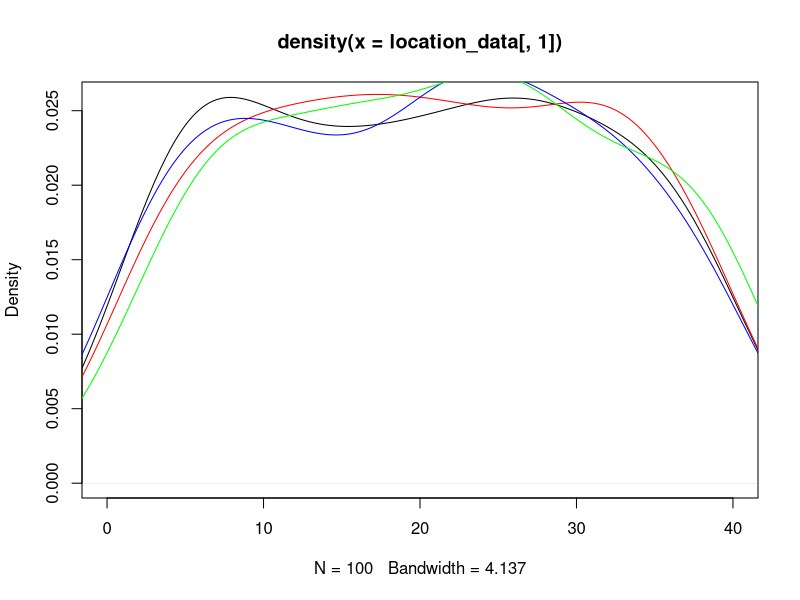
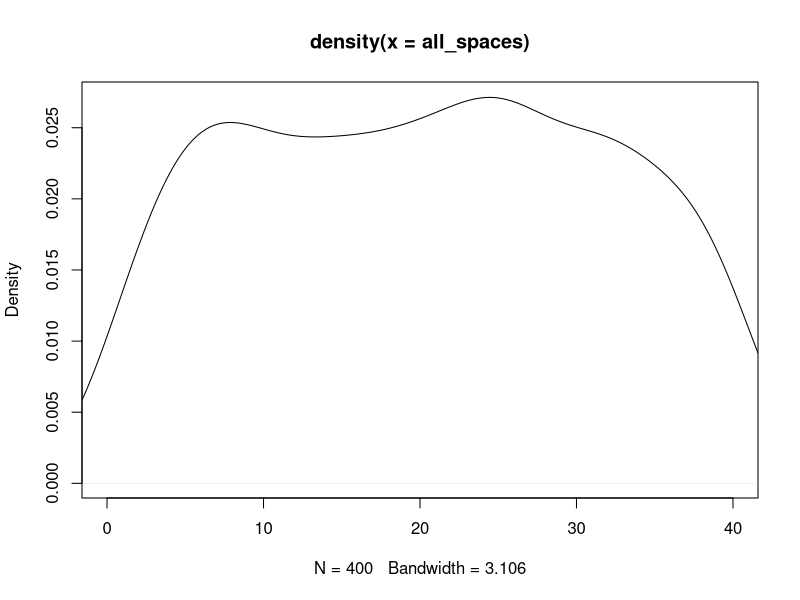
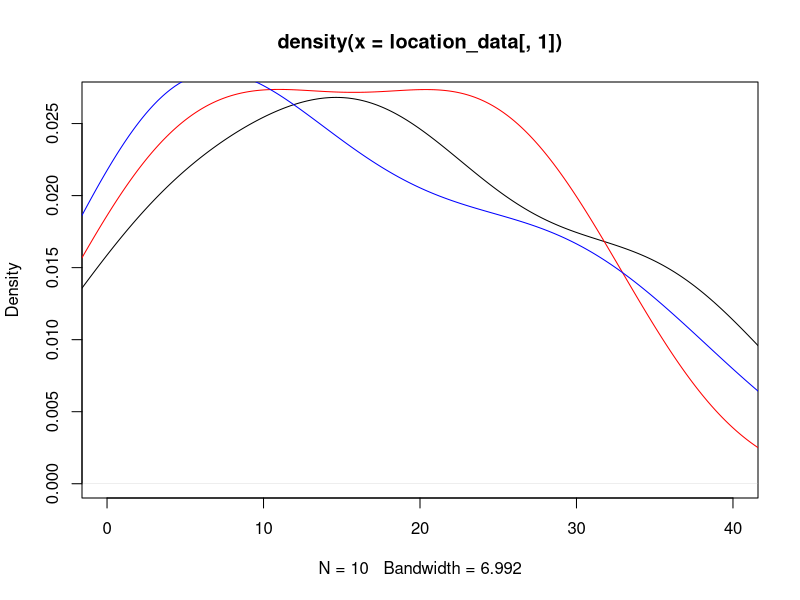
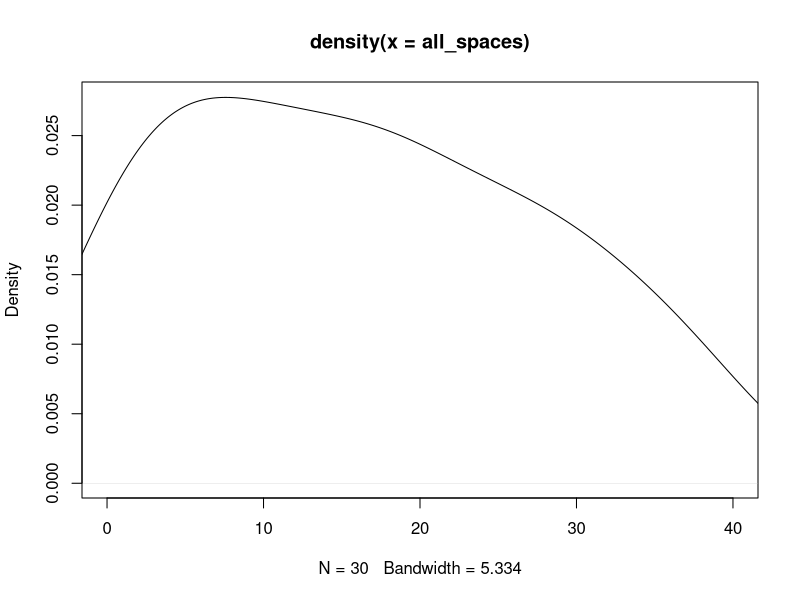

These figures' R source, in order: (Note: this script raises an error after producing the figures.)
## ---- chunk 1
knitr::opts_chunk$set(echo = TRUE)
## ---- chunk 2
#libraries
library(dplyr)
library(ggplot2)
## ---- chunk 3
#Kayleigh
##LET'S GET MOVING

monopolyBoard <- read.csv("MonopolyBoard.csv", header = T)
monopolyBoard

# Using dice rolls to determine where a player will land on the board
#input: "location"; a number 1-40; where the player is on the board
#output: the amount of spaces the player will move until they are on their new location

#note that this is only accounting for standard dice rolls, no special rules yet...

lets_move = function(location) {
  dice_roll_1 <- sample(1:6, 1, replace = TRUE)
  dice_roll_2 <- sample(1:6, 1, replace = TRUE)
  
  roll_total <- sum(dice_roll_1, dice_roll_2)
  roll_double <- dice_roll_1 == dice_roll_2
  
    location = location + roll_total
    
  if (location <= 40) {
    location = location
  } else {
    location = location - 40
  }
  
  space = monopolyBoard$name[monopolyBoard$spaces == location]
  
  print("You're moving forward...")
  print(roll_total)
  
  print("You're on space...")
  print(location)
  
  #print(space) #This prints out the name of the space that they land on. 
}

#testers
lets_move(1)
lets_move(25)
lets_move(38)
lets_move(40)



#A function to move players around the board and to play Monopoly!
#input: "turns"; the amount of turns we should take
#output: a player's new location on the board

lets_play = function(turns) {
  location = 1
  print("Starting Location: GO!")
  for (i in 1:turns) {
    location = lets_move(location)
  }
  print("You've landed on...")
  return(location)
}



lets_play(10) #tester #in this example if you look at a reference monopoly board and "walk" your way around the board with each move being the number in each output, you'll land on the space on the board corresponding to the final output (when counting "GO" as 1 and/or 40) 

#testers 
#"lets_move" and "lets_play" have both been edited to print out phrases for each roll and move to make it easier to determine how the player is moving. 
#"You're moving forward..." gives the player's roll
#"You're on space..." is the players position after 1 turn/"lets_move"
  # Later try to switch this print statement to the name of the spot that the player is on 
#"You've landed on..." gives the final location after running "lets_play" for "x" turns.
  # Later try to switch this print statement to the name of the spot that the player is on 

lets_play(3)
lets_play(10)

## ---- chunk 4
##DOUBLE DOWN

##WORK IN PROGRESS

#A function using dice rolls to determine how many spaces a player will move with the additional rules for "doubles" in Monopoly
#input: "location"; a number 1-40 where the player is on the board
#outut: the number of spaces the player will move on the board, with the special case of rolling three "doubles" and landing in jail
double_down = function(location) {
  dice_roll_1 <- sample(1:6, 1, replace = TRUE)
  dice_roll_2 <- sample(1:6, 1, replace = TRUE)
  
  roll_total <- sum(dice_roll_1, dice_roll_2)
  roll_double <- dice_roll_1 == dice_roll_2
  
  print("roll was")
  print(roll_total)
    
  if (roll_double) {
    
    dice_roll_3 <- sample(1:6, 1, replace = TRUE)
    dice_roll_4 <- sample(1:6, 1, replace = TRUE)
    
    roll_total_2 <- sum(dice_roll_3, dice_roll_4)
    roll_double_2 <- dice_roll_3 == dice_roll_4
    
    print("roll double was")
    print(roll_total_2)

    
    if (roll_double_2) {
      dice_roll_5 <- sample(1:6, 1, replace = TRUE)
      dice_roll_6 <- sample(1:6, 1, replace = TRUE)
      
      roll_total_3 <- sum(dice_roll_5, dice_roll_6)
      roll_double_3 <- dice_roll_5 == dice_roll_6
      
      print("roll double was")
      print(roll_total_3)
      
      if (roll_double_3) {
        location = 11 #Jail
        print("doubles, doubles, doubles")
        print("You're going to JAIL!")
        
      } else {
        location = location + roll_total + roll_total_2 + roll_total_3
        print("doubles, doubles, not doubles")
        print("You're moving forward...")
        print(roll_total + roll_total_2 + roll_total_3)
      }
    } else {
      location = location + roll_total + roll_total_2
      print("doubles, not doubles")
      print("You're moving forward...")
      print(roll_total+roll_total_2)
    }
  } else {
    location = location + roll_total
    print("no doubles")
    print("You're moving forward...")
    print(roll_total)
  }

    
  if (location <= 40) {
    location = location
  } else {
    location = location - 40
  }

  
  print("You're on space...")
  print(location)
}

double_down(1)
#text out in the function is kinda funky right but it's just to make sure its working right
#In final version switch all dice rolls to sample(1:6,...)

## ---- chunk 5
##CHANCE AND COMMUNITY CHEST CARDS
Card_Numbers <- c(1, 2, 3, 4, 5, 6, 7, 8, 9, 10, 11, 12, 13, 14, 15, 16)

Chance_Cards <- c("Advance to Boardwalk", "Advance to Go (Collect $200)", "Advance to Illinois Avenue. If you pass Go, collect $200", "Advance to St. Charles Place. If you pass Go, collect $200", "Advance to the nearest Railroad. If unowned, you may buy it from the Bank. If owned, pay owner twice the rental to which they are otherwise entitled", "Advance to the nearest Railroad. If unowned, you may buy it from the Bank. If owned, pay owner twice the rental to which they are otherwise entitled", "Advance token to nearest Utility. If unowned, you may buy it from the Bank. If owned, throw dice and pay owner a total ten times amount thrown", "Bank pays you dividend of $50", "Get Out of Jail Free", "Go Back 3 Spaces", "Go to Jail. Go directly to Jail, do not pass Go, do not collect $200", "Make general repairs on all your property. For each house pay $25. For each hotel pay $100", "Speeding fine $15", "Take a trip to Reading Railroad. If you pass Go, collect $200", "You have been elected Chairman of the Board. Pay each player $50", "Your building loan matures. Collect $150")

Chance <- data.frame(Chance_Cards, Card_Numbers)
Chance
##Chance cards to move a player to a new space:
  #1 -> Advance to Boardwalk (space 40)
  #2 -> Advance to Go (space 1)
  #3 -> Advance to Illinois Avenue (space 25)
  #4 -> Advance to St. Charles Place (space 12)
  #5 -> Advance to nearest Railroad (space(s) 6, 16, 26, 36)
  #6 -> Advance to nearest Railraod (space(s) 6, 16, 26, 36)
  #7 -> Advance to nearest Utility (space(s) 13, 29)
  #11 -> Go to Jail (space 11)
  #14 -> Take a trip to Reading Railroad (space 6)

Community_Chest_Cards <- c("Advance to Go (Collect $200)", "Bank error in your favor. Collect $200", "Doctor’s fee. Pay $50", "From sale of stock you get $50", "Get Out of Jail Free", "Go to Jail. Go directly to jail, do not pass Go, do not collect $200", "Holiday fund matures. Receive $100", "Income tax refund. Collect $20", "It is your birthday. Collect $10 from every player", "Life insurance matures. Collect $100", "Pay hospital fees of $100", "Pay school fees of $50", "Receive $25 consultancy fee", "You are assessed for street repair. $40 per house. $115 per hotel", "You have won second prize in a beauty contest. Collect $10", "You inherit $100")

Community_Chest <- data.frame(Community_Chest_Cards, Card_Numbers)
Community_Chest

##Community Chest Cards that move a player to a new space:
  #1 -> Advance to GO (space 1)
  #5 -> Go to Jail (space 11)

## ---- chunk 6
# heidi

#the function "who_goes_first" simulates the initial roll before the game begins in order to determine which player goes first
# input is a number of how many players are going to be playing
# output is the value of each players roll and the player that will start the game based on who had the highest roll
who_goes_first <- function(num_players){
  initial_rolls <- c()
  for (i in 1:num_players) {
    player_i_roll <- sum(sample(1:6, 2, replace=TRUE))
    initial_rolls <- c(initial_rolls, player_i_roll) # vector of every player's roll
    print(paste("Player", i, "rolled", player_i_roll))
  }
  cat("\n")
  if(sum(initial_rolls == max(initial_rolls)) >= 2){
    while (sum(initial_rolls == max(initial_rolls)) >= 2) { # if players tied for highest number
      tied_players <- which(initial_rolls==max(initial_rolls)) # identify which players tied
      print("It's a tie! Roll again")
      cat("\n")
      tie_breaker_rolls <- c()
      for (i in tied_players) { # tied players roll again
       player_i_roll2 <- sum(sample(1:6, 2, replace=TRUE))
       tie_breaker_rolls <- c(tie_breaker_rolls, player_i_roll2)
       print(paste("Player", i, "rolled", player_i_roll2))
      }
      initial_rolls <- tie_breaker_rolls
      highest_roll <- max(tie_breaker_rolls)
      highest_player2 <- tied_players[which(tie_breaker_rolls == highest_roll)]
    }
    cat("\n")
    print(paste("Player", highest_player2, "goes first!"))
  }
  else {
    highest_player <- which.max(initial_rolls) # who rolled the highest number
    print(paste("Player", highest_player, "goes first!"))
  }
}

who_goes_first(4) # test function

## ---- chunk 7
# Olivia
# Website for data: https://stat-jet-asu.github.io/Datasets/InstructorDescriptions/monopoly.html

monopolyBoard <- read.csv("MonopolyBoard.csv", header = T)
head(monopolyBoard)

# This section is for question number 2

# Kayleigh's lets_play function from above incorporating players and density plots
# uses lets_move function from above
# input: turns, # of turns to iterate through; players, number of players (2-4)
# output: density plot with a line for each player's frequency of spaces landed on 
# & density plot for the combined frequency of spaces landed on for all players

lets_play = function(turns, players) {
  location_data <- as.data.frame(matrix(nrow = turns, ncol = players))
  
for (j in 1:players) {
  location = 1
  
  for (i in 1:turns) {
    
    location = lets_move(location)
    location_data[i,j] <- location
    }
  }
  
  # creates density plot of frequency of landing on each space for each player
  plot(density(location_data[,1]), xlim = c(0,40), col = "black")
  
  colors <- c("red", "blue", "green")
  
  for (k in 2:players) {
  lines(density(location_data[,k]), col = colors[k-1]) # adds a density line for each player after the first
  }
  
  # creates density plot for total frequency landing on each space (all players spaces included)
  all_spaces <- as.vector(as.matrix(location_data))
  plot(density(all_spaces), xlim = c(0,40), col = "black")
}
lets_play(100, 4)

## ---- chunk 8
who_goes_first2 <- function(num_players){
  initial_rolls <- c()
  for (i in 1:num_players) {
    player_i_roll <- sum(sample(1:6, 2, replace=TRUE))
    initial_rolls <- c(initial_rolls, player_i_roll) # vector of every player's roll
#    print(paste("Player", i, "rolled", player_i_roll))
  }
  cat("\n")
  if(sum(initial_rolls == max(initial_rolls)) >= 2){
    while (sum(initial_rolls == max(initial_rolls)) >= 2) { # if players tied for highest number
      tied_players <- which(initial_rolls==max(initial_rolls)) # identify which players tied
#      print("It's a tie! Roll again")
#      cat("\n")
      tie_breaker_rolls <- c()
      for (i in tied_players) { # tied players roll again
       player_i_roll2 <- sum(sample(1:6, 2, replace=TRUE))
       tie_breaker_rolls <- c(tie_breaker_rolls, player_i_roll2)
#       print(paste("Player", i, "rolled", player_i_roll2))
      }
      initial_rolls <- tie_breaker_rolls
      highest_roll <- max(tie_breaker_rolls)
      highest_player2 <- tied_players[which(tie_breaker_rolls == highest_roll)]
    }
#    cat("\n")
#    print(paste("Player", highest_player2, "goes first!"))
  }
  else {
    highest_player <- which.max(initial_rolls) # who rolled the highest number
#    print(paste("Player", highest_player, "goes first!"))
#    return(highest_player)
  
    
  # creating player order
  player_order <- length(num_players)
  player_order[1] <- as.integer(highest_player)

 for (j in 2:num_players) {
    
  player_order[j] <- as.integer(player_order[j-1] + 1)
  if (player_order[j] > num_players) {
    player_order[j] <- 1
  }
 }
  print(player_order)
  }
  
  playerlist <- (list(highest_player, player_order))
  return(playerlist)
}

#who_goes_first2(4)

## ---- chunk 9
# Question number 3 -- including jail and double rolls

lets_move2 = function(location) {
  dice_roll_1 <- sample(1:6, 1, replace = TRUE)
  dice_roll_2 <- sample(1:6, 1, replace = TRUE)
  
  roll_total <- sum(dice_roll_1, dice_roll_2)
  roll_double <- dice_roll_1 == dice_roll_2
  
    location = location + roll_total # updates location to be previous location + roll total
    double3 = "false" # double3 is assigned "true" if the player double rolls 3x (as seen in if statement below), otherwise it is assigned "false" 
    
  # first double roll -> roll again
  if (roll_double == TRUE) {
    dice_roll_3 <- sample(1:6, 1, replace = TRUE)
    dice_roll_4 <- sample(1:6, 1, replace = TRUE)
    
    roll_total2 <- sum(dice_roll_3, dice_roll_4)
    roll_double2 <- dice_roll_3 == dice_roll_4
    
    location = location + roll_total2
    double3 = "false"
    
    # if player is at a location past 40, subtract 40 so they go back to the GO space at location "41"
    # this is included in each if statement below so that it applies if player has to roll again
    if (location <= 40) {
      location = location
    } else {
      location = location - 40
    }
     
      # second double roll -> roll again
      if (roll_double2 == TRUE) {
        dice_roll_5 <- sample(1:6, 1, replace = TRUE)
        dice_roll_6 <- sample(1:6, 1, replace = TRUE)
    
        roll_total3 <- sum(dice_roll_5, dice_roll_6)
        roll_double3 <- dice_roll_5 == dice_roll_6
    
        location = location + roll_total3
        double3 = "false"
        
        if (location <= 40) {
          location = location
        } else {
          location = location - 40
        }
        
        # third double roll -> go to jail
          if (roll_double3 == TRUE) {
            location = monopolyBoard$spaces[monopolyBoard$name == "Jail"]
            double3 = "true"
          }
      }
  }  
    
  if (location <= 40) {
    location = location
  } else {
    location = location - 40
  }
  
  listdata <- (list(location, double3)) # creates list for outputs "location" and "double3"
  # if you need to access location from this function, use lets_move2(location)[[1]]
  # if you need to access double3, use lets_move2(double3)[[2]]
  return(listdata)
  
}


# lets_play2 is currently set up to have each player go thru all their turns and then move onto the next player
# probably need to fix this for question 5

## ---- chunk 10

lets_play2 = function(turns, players) {
  
  
  location_data <- as.data.frame(matrix(nrow = turns, ncol = players)) # dataframe will keep data for locations of players for each turn
  double3data <- as.data.frame(matrix(nrow = turns, ncol = players)) # dataframe will say "true" if player double rolled 3x (which lands them in jail) and "false" if they didn't double roll 3x
  
    # puts players in order
    colnames(location_data) <- who_goes_first2(players)[[2]]
  
    location = 1 # each player starts at location 1
    location_data[1,] <- location
    double3 = 0 # initializing "double3" which will be later assigned a "true" or "false" based on if player double rolled 3x
  
    for (i in 2:turns) { # iterates through number of turns
      
        for (j in 1:players) { # rotates through each player
          
        location = lets_move2(location_data[i-1,j])[[1]] # takes location from lets_move2 function and assigns it to location
        location_data[i,j] <- as.integer(location) # puts location value into the dataframe of locations for each player
        double3data[i,j] <- lets_move2(double3)[[2]] # takes "true" or "false" value from double3 and adds it to double3data dataframe
        
      # deals with landing in jail from "go to jail" space and staying there for next 3 turns
      if (31 %in% location_data[i-1,j]) { # if you landed on 31 in the last turn (i-1 turn), you go to jail (space 11) for the ith turn
        location <- 11
        location_data[i,j] <- as.integer(location) # new location is 11
      } else if (11 %in% location_data[i-1,j] & 31 %in% location_data[i-2,j]) { # if you were on space 11 last turn AND you were on space 31 2 turns ago, you stay in jail (space 11) for turn i
        location <- 11
        location_data[i,j] <- as.integer(location)  
      } else if (11 %in% location_data[i-2,j] & 31 %in% location_data[i-3,j]) {
        location <- 11
        location_data[i,j] <- as.integer(location)
      }
        
      # landing in jail from 3x double roll and staying there for next 3 turns
      if (11 %in% location_data[i,j] & "true" %in% double3data[i-1,j]) { # if player's location is 11 (jail) and double3data is"true" (player double rolled 3x), player stays in jail. all 3 if/else if statements keep player in jail for the next 3 turns
        location <- 11
        location_data[i,j] <- as.integer(location)
      } else if (11 %in% location_data[i-1,j] & "true" %in% double3data[i-2,j]) { # 
        location <- 11
        location_data[i,j] <- as.integer(location)
      } else if (11 %in% location_data[i-2,j] & "true" %in% double3data[i-3,j]) {
        location <- 11
        location_data[i,j] <- as.integer(location)
      }
        
    }
  }
  print(location_data)
  
  # creates density plot of frequency of landing on each space for each player
  plot(density(location_data[,1]), xlim = c(0,40), col = "black")
  
  colors <- c("red", "blue", "green")
  
  for (k in 2:players) {
    lines(density(location_data[,k]), col = colors[k-1]) # adds a density line for each player after the first
  }
  
  # creates density plot for total frequency landing on each space (all players spaces included)
  all_spaces <- as.vector(as.matrix(location_data))
  plot(density(all_spaces), xlim = c(0,40), col = "black")
  
}
 
lets_play2(10, 3)

location_data

# how should we go about recording spaces landed on when double rolls occur?

## ---- chunk 11
# olivia (ignore this its a work in progress)
# Figure out how to have players pay and recieve money from landing on chance and community chest spaces

     if(draw_card == 5){
        if(location >= 37 && location <= 5){
              location = 6
              
              
            } else if (location >= 6 && location <= 15){
                location = 16
              } else {
                if(location >= 16 && location <= 25){
                  location = 26
                } else {
                  location = 36
                }
              }
            }
  
    if(draw_card == 6){
        if(location >= 37 && location <= 5){
              location = 6
            } else {
              if (location >= 6 && location <= 15){
                location = 16
              } else {
                if(location >= 16 && location <= 25){
                  location = 26
                } else {
                  location = 36
                }
              }
            }
    }

#################

Updating_Player_Bank <- function(location) {
  if(location == 2 || location == 4 || location == 6 || location == 7 || location == 9 || location == 10 || location == 12 || location == 13 || location == 14 || location == 15 || location == 16 || location == 17 || location == 19 || location == 20 || location == 22 || location == 24 || location == 25 || location == 26 || location == 27 || location == 28 || location == 29 || location == 30 || location == 32 || location == 33 || location == 35 || location == 36 || location == 38 || location == 40){
    location = location
    spot <- which(Property_Statuses$Space == location)
    cost <- which(monopolyBoard$spaces == location)
    owned_by_player <- Property_Statuses$Owned_By_Player[spot]
    The_Players$Player_Bank[owned_by_player] <- The_Players$Player_Bank[owned_by_player] + monopolyBoard$cost[cost]
    The_Players$Player_Bank[owned_by_player]
    The_Players
    
    The_Players$Player_Bank[owned_by_player] <- The_Players$Player_Bank[owned_by_player] + monopolyBoard$rent_0[cost]
    
    The_Players$Player_Bank[j] <- The_Players$Player_Bank[j] - monopolyBoard$rent_0[cost]
    
    return(The_Players)

  }
}

#########################################

lets_move3 = function(location) {
  dice_roll_1 <- sample(1:6, 1, replace = TRUE)
  dice_roll_2 <- sample(1:6, 1, replace = TRUE)
  
  roll_total <- sum(dice_roll_1, dice_roll_2)
  roll_double <- dice_roll_1 == dice_roll_2
  
    location = location + roll_total
    double3 = "false"
  
  print("your roll total is...")
  print(roll_total)

  if (location <= 40) {
      location = location
  } else {
      location = location - 40
  }
   
  print("your location is...")
  print(location)
  
  Updating_Player_Bank(location)
  
  if(location == 8 || location == 23 || location == 27) {
    location = Drawing_Chance(location)
    print("your location is...")
    print(location)
#    Updating_Player_Bank(location)
  }
  
  if(location == 3 || location == 18 || location == 34) {
    location = Drawing_Community_Chest(location)
    print("your location is...")
    print(location)
#    Updating_Player_Bank(location)
  }
    
  # first double roll -> roll again
  if (roll_double == TRUE) {
    dice_roll_3 <- sample(1:6, 1, replace = TRUE)
    dice_roll_4 <- sample(1:6, 1, replace = TRUE)
    
    roll_total2 <- sum(dice_roll_3, dice_roll_4)
    roll_double2 <- dice_roll_3 == dice_roll_4
    
    location = location + roll_total2
    double3 = "false"
    print("1 double")
    
    if (location <= 40) {
      location = location
    } else {
      location = location - 40
    }
    
    
    if(location == 8 || location == 23 || location == 27) {
    location = Drawing_Chance(location)
    }
  
  if(location == 3 || location == 18 || location == 34) {
    location = Drawing_Community_Chest(location)
  }
    
    Updating_Player_Bank(location)
     
      # second double roll -> roll again
      if (roll_double2 == TRUE) {
        dice_roll_5 <- sample(1:6, 1, replace = TRUE)
        dice_roll_6 <- sample(1:6, 1, replace = TRUE)
    
        roll_total3 <- sum(dice_roll_5, dice_roll_6)
        roll_double3 <- dice_roll_5 == dice_roll_6
    
        location = location + roll_total3
        double3 = "false"
        print("2 doubles")
        
        if (location <= 40) {
          location = location
        } else {
          location = location - 40
        }
        
        
        if(location == 8 || location == 23 || location == 27) {
          location = Drawing_Chance(location)
        }
  
        if(location == 3 || location == 18 || location == 34) {
          location = Drawing_Community_Chest(location)
         
        }
        
        Updating_Player_Bank(location)
        
        # third double roll -> go to jail
          if (roll_double3 == TRUE) {
            location = monopolyBoard$spaces[monopolyBoard$name == "Jail"]
            double3 = "true"
            print("three doubles")
          }
      }
  }  
   
  location = location 
  
  print("your location is...")
  print(location)
  listdata <- (list(location, double3, The_Players))
  return(listdata)
  
}

##########

lets_play3 = function(turns, players) {
  
  location_data <- as.data.frame(matrix(nrow = turns, ncol = players))
  double3data <- as.data.frame(matrix(nrow = turns, ncol = players))
  
    colnames(location_data) <- who_goes_first2(players)[[2]]
  
    location = 1
    location_data[1,] <- location
    double3 = 0
  
    for (i in 2:turns) {
      
        for (j in 1:players) {
          
        location = lets_move3(location_data[i-1,j])[[1]]
        location_data[i,j] <- as.integer(location)
        double3data[i,j] <- lets_move3(double3)[[2]]
        
      # deals with landing in jail from "go to jail" space and staying there for next 3 turns
      if (31 %in% location_data[i-1,j]) { # if you land on 31 (go to jail), next location is in jail (space 11)
        location <- 11
        location_data[i,j] <- as.integer(location)
      } else if (11 %in% location_data[i-1,j] & 31 %in% location_data[i-2,j]) {
        location <- 11
        location_data[i,j] <- as.integer(location)
      } else if (11 %in% location_data[i-2,j] & 31 %in% location_data[i-3,j]) {
        location <- 11
        location_data[i,j] <- as.integer(location)
      }
        
      # landing in jail from 3x double roll and staying there for next 3 turns
      if (11 %in% location_data[i,j] & "true" %in% double3data[i-1,j]) { # "true" means player double rolled 3x -> jail
        location <- 11
        location_data[i,j] <- as.integer(location)
      } else if (11 %in% location_data[i-1,j] & "true" %in% double3data[i-2,j]) { # 
        location <- 11
        location_data[i,j] <- as.integer(location)
      } else if (11 %in% location_data[i-2,j] & "true" %in% double3data[i-3,j]) {
        location <- 11
        location_data[i,j] <- as.integer(location)
      }
        
    }
  }
  print(location_data)
  print(double3data)
  print(The_Players)

  
  # creates density plot of frequency of landing on each space for each player
  plot(density(location_data[,1]), xlim = c(0,40), col = "black")
  
  plot(location_data[,1], xlim= c(0,40), col="black", type="h", xlab="Spaces", ylab="Frequency", main="Frequency of Landing on Each Space for Each Player")
  
  colors <- c("red", "blue", "green")
  
  for (k in 2:players) {
    lines(density(location_data[,k]), col = colors[k-1]) # adds a density line for each player after the first
  }
  
  # creates density plot for total frequency landing on each space (all players spaces included)
  all_spaces <- as.vector(as.matrix(location_data))
  plot(density(all_spaces), xlim = c(0,40), col = "black")
  
}


## ---- chunk 12
#4 - Kayleigh and Maddie 
#Chance - spaces 8, 23, 37
#Community Chest - spaces 3, 18, 34
Chance

Drawing_Chance = function(location) {
  location = location
  draw_card <- sample(1:16, 1, replace = TRUE)
  player_card <- Chance$Chance_Cards[draw_card]
  print(player_card)

  
      if(draw_card == 1) {
        location = 1
      }
      
      if(draw_card == 2) {
        location = 1
      }
      
      if(draw_card == 3) {
        location = 25
      }
  
      if(draw_card == 4){
        location = 12
      }
  
      if(draw_card == 5){
        if(location >= 37 && location <= 5){
              location = 6
            } else {
              if (location >= 6 && location <= 15){
                location = 16
              } else {
                if(location >= 16 && location <= 25){
                  location = 26
                } else {
                  location = 36
                }
              }
            }
    }
  
    if(draw_card == 6){
        if(location >= 37 && location <= 5){
              location = 6
            } else {
              if (location >= 6 && location <= 15){
                location = 16
              } else {
                if(location >= 16 && location <= 25){
                  location = 26
                } else {
                  location = 36
                }
              }
            }
    }
  
    if(draw_card == 7){
        if(location >= 29 && location <= 12){
              location = 13
            } else {
              location = 29
    }
  }
  
    if(draw_card == 11) {
      location = 11
    }
  
    if(draw_card == 14) {
      location = 6
    }
  
    if(draw_card == 10) {
      location = location - 3
    }
  
    location = location
    return(location)
}

Drawing_Chance(8)
Drawing_Chance(23)
Drawing_Chance(37)

Drawing_Community_Chest = function(location) {
  location = location
  draw_card_chest <- sample(1:16, 1, replace = TRUE)
  player_card_chest <- Community_Chest$Community_Chest_Cards[draw_card_chest]
  print(player_card_chest)
  print(location)
  
  if (draw_card_chest == 1) {
    location = 1
  } else {
    if (draw_card_chest == 6) {
    location = 11
    } else {
      location = location
    }
  
  }
  
  location = location 
  return(location)
}

Drawing_Community_Chest(3)
Drawing_Community_Chest(18)
Drawing_Community_Chest(34)

lets_move3 = function(location) {
  dice_roll_1 <- sample(1:6, 1, replace = TRUE)
  dice_roll_2 <- sample(1:6, 1, replace = TRUE)
  
  roll_total <- sum(dice_roll_1, dice_roll_2)
  roll_double <- dice_roll_1 == dice_roll_2
  
    location = location + roll_total
    double3 = "false"
  
  print("your roll total is...")
  print(roll_total)

  if (location <= 40) {
      location = location
  } else {
      location = location - 40
  }
   
  print("your location is...")
  print(location)
  
  if(location == 8 || location == 23 || location == 27) {
    location = Drawing_Chance(location)
    print("your location is...")
    print(location)
  }
  
  if(location == 3 || location == 18 || location == 34) {
    location = Drawing_Community_Chest(location)
    print("your location is...")
    print(location)
  }
    
  # first double roll -> roll again
  if (roll_double == TRUE) {
    dice_roll_3 <- sample(1:6, 1, replace = TRUE)
    dice_roll_4 <- sample(1:6, 1, replace = TRUE)
    
    roll_total2 <- sum(dice_roll_3, dice_roll_4)
    roll_double2 <- dice_roll_3 == dice_roll_4
    
    location = location + roll_total2
    double3 = "false"
    print("1 double")
    
    if (location <= 40) {
      location = location
    } else {
      location = location - 40
    }
    
    
    if(location == 8 || location == 23 || location == 27) {
    location = Drawing_Chance(location)
    }
  
  if(location == 3 || location == 18 || location == 34) {
    location = Drawing_Community_Chest(location)
    }
     
      # second double roll -> roll again
      if (roll_double2 == TRUE) {
        dice_roll_5 <- sample(1:6, 1, replace = TRUE)
        dice_roll_6 <- sample(1:6, 1, replace = TRUE)
    
        roll_total3 <- sum(dice_roll_5, dice_roll_6)
        roll_double3 <- dice_roll_5 == dice_roll_6
    
        location = location + roll_total3
        double3 = "false"
        print("2 doubles")
        
        if (location <= 40) {
          location = location
        } else {
          location = location - 40
        }
        
        if(location == 8 || location == 23 || location == 27) {
          location = Drawing_Chance(location)
        }
  
        if(location == 3 || location == 18 || location == 34) {
          location = Drawing_Community_Chest(location)
         
        }
        
        # third double roll -> go to jail
          if (roll_double3 == TRUE) {
            location = monopolyBoard$spaces[monopolyBoard$name == "Jail"]
            double3 = "true"
            print("three doubles")
          }
      }
  }  
   
  location = location 
  
  print("your location is...")
  print(location)
  listdata <- (list(location, double3))
  return(listdata)
  
}

lets_move3(1)


lets_play3 = function(turns, players) {
  
  location_data <- as.data.frame(matrix(nrow = turns, ncol = players))
  double3data <- as.data.frame(matrix(nrow = turns, ncol = players))
  
    colnames(location_data) <- who_goes_first2(players)[[2]]
  
    location = 1
    location_data[1,] <- location
    double3 = 0
  
    for (i in 2:turns) {
      
        for (j in 1:players) {
          
        location = lets_move3(location_data[i-1,j])[[1]]
        location_data[i,j] <- as.integer(location)
        double3data[i,j] <- lets_move3(double3)[[2]]
        
      # deals with landing in jail from "go to jail" space and staying there for next 3 turns
      if (31 %in% location_data[i-1,j]) { # if you land on 31 (go to jail), next location is in jail (space 11)
        location <- 11
        location_data[i,j] <- as.integer(location)
      } else if (11 %in% location_data[i-1,j] & 31 %in% location_data[i-2,j]) {
        location <- 11
        location_data[i,j] <- as.integer(location)
      } else if (11 %in% location_data[i-2,j] & 31 %in% location_data[i-3,j]) {
        location <- 11
        location_data[i,j] <- as.integer(location)
      }
        
      # landing in jail from 3x double roll and staying there for next 3 turns
      if (11 %in% location_data[i,j] & "true" %in% double3data[i-1,j]) { # "true" means player double rolled 3x -> jail
        location <- 11
        location_data[i,j] <- as.integer(location)
      } else if (11 %in% location_data[i-1,j] & "true" %in% double3data[i-2,j]) { # 
        location <- 11
        location_data[i,j] <- as.integer(location)
      } else if (11 %in% location_data[i-2,j] & "true" %in% double3data[i-3,j]) {
        location <- 11
        location_data[i,j] <- as.integer(location)
      }
        
    }
  }
  print(location_data)
  print(double3data)


  
  # creates density plot of frequency of landing on each space for each player
  plot(density(location_data[,1]), xlim = c(0,40), col = "black")
  
  plot(location_data[,1], xlim= c(0,40), col="black", type="h", xlab="Spaces", ylab="Frequency", main="Frequency of Landing on Each Space for Each Player")
  
  colors <- c("red", "blue", "green")
  
  for (k in 2:players) {
    lines(density(location_data[,k]), col = colors[k-1]) # adds a density line for each player after the first
  }
  
  # creates density plot for total frequency landing on each space (all players spaces included)
  all_spaces <- as.vector(as.matrix(location_data))
  plot(density(all_spaces), xlim = c(0,40), col = "black")
  
}


lets_play3(100, 4)

## ---- chunk 13

#use lets_move2 for freq plot

 
## ---- chunk 14
#hello
dice_roll <- sum(sample(1:6, 2, replace = TRUE))
dice_roll

Drawing_Chance = function(location) {
  location = location
  draw_card <- sample(1:16, 1, replace = TRUE)
  player_card <- Chance$Chance_Cards[draw_card]
  print(player_card)

  
      if(draw_card == 1) {
        location = 1
      }
      
      if(draw_card == 2) {
        location = 1
        Player_Bank = Player_Bank + 200
      }
      
      if(draw_card == 3) {
        if(location > 25){
          Player_Bank = Player_Bank + 200
        }else{
          Player_Bank = Player_Bank
    }
        location = 25
      }
  
      if(draw_card == 4){
        if(location > 13 ){
          Player_Bank = Player_Bank + 200
        }else{
          Player_Bank = Player_Bank
    }
        location = 12
      }
  
      if(draw_card == 5){
        if(location >= 37 && location <= 5){
              location = 6
            } else {
              if (location >= 6 && location <= 15){
                location = 16
              } else {
                if(location >= 16 && location <= 25){
                  location = 26
                } else {
                  location = 36
                }
              }
            }
    }
  
    if(draw_card == 6){
        if(location >= 37 && location <= 5){
              location = 6
            } else {
              if (location >= 6 && location <= 15){
                location = 16
              } else {
                if(location >= 16 && location <= 25){
                  location = 26
                } else {
                  location = 36
                }
              }
            }
    }
  
    if(draw_card == 7){
        if(location >= 29 && location <= 12){
              location = 13
            } else {
              location = 29
    }
    }
  
    if(draw_card == 8){
      Player_Bank = Player_Bank + 50
    }
  
    if(draw_card == 10) {
      location = location - 3
    }
  
    if(draw_card == 11) {
      location = 11
    }
  
    if(draw_card == 13){
      Player_Bank = Player_Bank - 15
    }
  
    if(draw_card == 14) {
      if(location > 6){
        Player_Bank = Player_Bank + 200
      }else{
        Player_Bank = Player_Bank
    }
      location = 6
    }
  
    if(draw_card == 16){
      Player_Bank = Player_Bank + 150
    }
  
   
    location = location
    return(location)
}

Drawing_Community_Chest = function(location) {
  location = location
  draw_card_chest <- sample(1:16, 1, replace = TRUE)
  player_card_chest <- Community_Chest$Community_Chest_Cards[draw_card_chest]
  print(player_card_chest)
  print(location)
  
  
  if (draw_card_chest == 1) {
    location = 1
    Player_Bank = Player_Bank + 200
  }
  
  #Bank error in your favor. Collect $200
  if(draw_card_chest == 2){
    Player_Bank = Player_Bank + 200
  }
  
  #Doctor’s fee. Pay $50
  if(draw_card_chest == 3){
    Player_Bank = Player_Bank - 50
  }
  
  #From sale of stock you get $50
  if(draw_card_chest == 4){
    Player_Bank = Player_Bank + 50
  }
  
  if(draw_card_chest == 6) {
    location = 11
  }
  
  #Holiday fund matures. Receive $100
  if(draw_card_chest == 7){
    Player_Bank = Player_Bank + 100
  }
  
  #Income tax refund. Collect $20
  if(draw_card_chest == 8){
    Player_Bank = Player_Bank + 20
  }
  
  #Life insurance matures. Collect $100
  if(draw_card_chest == 10){
    Player_Bank = Player_Bank + 100
  }
  
  #Pay hospital fees of $100
  if(draw_card_chest == 11){
    Player_Bank = Player_Bank - 100
  }
  
  #Pay school fees of $50
  if(draw_card_chest == 12){
    Player_Bank = Player_Bank - 50
  }
  
  #Receive $25 consultancy fee
  if(draw_card_chest == 13){
    Player_Bank = Player_Bank + 25
  }
  
  #You have won second prize in a beauty contest. Collect $10
  if(draw_card_chest == 15){
    Player_Bank = Player_Bank + 10
  }
  
  #You inherit $100
  if(draw_card_chest == 16){
    Player_Bank = Player_Bank + 100
  }
  
  location = location 
  return(location)
}

Drawing_Community_Chest(10) # test

Chance
Community_Chest
## ---- chunk 15
library(tidyverse)
## ---- chunk 16
Players <- c("Player 1", "Player 2", "Player 3", "Player 4")
Player_Bank <- c(1250, 1250, 1250, 1250)
The_Players <- data.frame(Players, Player_Bank)

Property <- c("Mediterranean", "Baltic", "Reading Railroad", "Oriental", "Vermot", "Connecticut", "St. Charles", "Electric Company", "States", "Virginia", "Pennsylvania Railroad", "St. James", "Tennessee", "New York", "Kentucky", "Indiana", "Illinios", "B&O Railroad", "Atlantic", "Ventnor", "Water Works", "Marvin Gardens", "Pacific", "N. Carolina", "Pennsylvania", "Short Line Railroad", "Park Place", "Boardwalk")
Owned_By_Player <- sample(1:4, 28, replace = TRUE)
Space <- c(2, 4, 6, 7, 9, 10, 12, 13, 14, 15, 16, 17, 19, 20, 22, 24, 25, 26, 27, 28, 29, 30, 32, 33, 35, 36, 38, 40)
Property_Statuses <- data.frame(Property, Space, Owned_By_Player)
Property_Statuses


Updating_Player_Bank <- function(location, j) {
  if(location == 2 || location == 4 || location == 6 || location == 7 || location == 9 || location == 10 || location == 12 || location == 13 || location == 14 || location == 15 || location == 16 || location == 17 || location == 19 || location == 20 || location == 22 || location == 24 || location == 25 || location == 26 || location == 27 || location == 28 || location == 29 || location == 30 || location == 32 || location == 33 || location == 35 || location == 36 || location == 38 || location == 40){
    
    location = location
    spot <- which(Property_Statuses$Space == location)
    cost <- which(monopolyBoard$spaces == location)
    owned_by_player <- Property_Statuses$Owned_By_Player[spot]
    
    The_Players$Player_Bank[owned_by_player] <- The_Players$Player_Bank[owned_by_player] + monopolyBoard$rent_0[cost]
    
    The_Players$Player_Bank[j] <- The_Players$Player_Bank[j] - monopolyBoard$rent_0[cost]
    
    The_Players
  }
}

Updating_Player_Bank(2, 3)

lets_move3 = function(location) {
  dice_roll_1 <- sample(1:6, 1, replace = TRUE)
  dice_roll_2 <- sample(1:6, 1, replace = TRUE)
  
  roll_total <- sum(dice_roll_1, dice_roll_2)
  roll_double <- dice_roll_1 == dice_roll_2
  
    location = location + roll_total
    double3 = "false"


  if (location <= 40) {
      location = location
  } else {
      location = location - 40
  }

  if(location == 8 || location == 23 || location == 27) {
    location = Drawing_Chance(location)

  }
  
  if(location == 3 || location == 18 || location == 34) {
    location = Drawing_Community_Chest(location)

  }

Updating_Player_Bank(location, j)

  # first double roll -> roll again
  if (roll_double == TRUE) {
    dice_roll_3 <- sample(1:6, 1, replace = TRUE)
    dice_roll_4 <- sample(1:6, 1, replace = TRUE)
    
    roll_total2 <- sum(dice_roll_3, dice_roll_4)
    roll_double2 <- dice_roll_3 == dice_roll_4
    
    location = location + roll_total2
    double3 = "false"

    
    if (location <= 40) {
      location = location
    } else {
      location = location - 40
    }
    
    
    if(location == 8 || location == 23 || location == 27) {
    location = Drawing_Chance(location)
    }
  
  if(location == 3 || location == 18 || location == 34) {
    location = Drawing_Community_Chest(location)
    }
    
    Updating_Player_Bank(location, j)
    
      # second double roll -> roll again
      if (roll_double2 == TRUE) {
        dice_roll_5 <- sample(1:6, 1, replace = TRUE)
        dice_roll_6 <- sample(1:6, 1, replace = TRUE)
    
        roll_total3 <- sum(dice_roll_5, dice_roll_6)
        roll_double3 <- dice_roll_5 == dice_roll_6
    
        location = location + roll_total3
        double3 = "false"
        
        if (location <= 40) {
          location = location
        } else {
          location = location - 40
        }
        
        if(location == 8 || location == 23 || location == 27) {
          location = Drawing_Chance(location)
        }
  
        if(location == 3 || location == 18 || location == 34) {
          location = Drawing_Community_Chest(location)
         
        }
        
        Updating_Player_Bank(location, j)
        
        # third double roll -> go to jail
          if (roll_double3 == TRUE) {
            location = monopolyBoard$spaces[monopolyBoard$name == "Jail"]
            double3 = "true"
          }
      }
  }  
   
  location = location 
}

lets_move3(2)


lets_play4 = function(turns, players) {
  
  location_data <- as.data.frame(matrix(nrow = turns, ncol = players))
  double3data <- as.data.frame(matrix(nrow = turns, ncol = players))
  players_banks <- as.data.frame(matrix(nrow = turns, ncol = players))

print(Property_Statuses)

  for (j in 1:players) {
    location = 1
    double3 = 0
    
    
    for (i in 1:turns) {
        print("player")
        print(j)
        location = lets_move3(location)[[1]]
        location_data[i,j] <- as.integer(location)
        double3data[i,j] <- lets_move3(double3)[[2]]

                
      # deals with landing in jail from "go to jail" space and staying there for next 3 turns
      if (31 %in% location_data[i-1,j]) { # if you land on 31 (go to jail), next location is in jail (space 11)
        location <- 11
        location_data[i,j] <- as.integer(location)
      } else if (11 %in% location_data[i-1,j] & 31 %in% location_data[i-2,j]) {
        location <- 11
        location_data[i,j] <- as.integer(location)
      } else if (11 %in% location_data[i-2,j] & 31 %in% location_data[i-3,j]) {
        location <- 11
        location_data[i,j] <- as.integer(location)
      }
        
      # landing in jail from 3x double roll and staying there for next 3 turns
      if (11 %in% location_data[i,j] & "true" %in% double3data[i-1,j]) { # "true" means player double rolled 3x -> jail
        location <- 11
        location_data[i,j] <- as.integer(location)
      } else if (11 %in% location_data[i-1,j] & "true" %in% double3data[i-2,j]) { # 
        location <- 11
        location_data[i,j] <- as.integer(location)
      } else if (11 %in% location_data[i-2,j] & "true" %in% double3data[i-3,j]) {
        location <- 11
        location_data[i,j] <- as.integer(location)
      }
  
      
    }
  }
  
print(location_data)
return(The_Players)

}

lets_play4(1,4)
## ---- chunk 17
monopolyBoard
Players <- c("Player 1", "Player 2", "Player 3", "Player 4")
Player_Bank <- c(1250, 1250, 1250, 1250)
The_Players <- data.frame(Players, Player_Bank)

Property <- c("Mediterranean", "Baltic", "Reading Railroad", "Oriental", "Vermot", "Connecticut", "St. Charles", "Electric Company", "States", "Virginia", "Pennsylvania Railroad", "St. James", "Tennessee", "New York", "Kentucky", "Indiana", "Illinios", "B&O Railroad", "Atlantic", "Ventnor", "Water Works", "Marvin Gardens", "Pacific", "N. Carolina", "Pennsylvania", "Short Line Railroad", "Park Place", "Boardwalk")
Owned_By_Player <- sample(1:4, 28, replace = TRUE)
Space <- c(2, 4, 6, 7, 9, 10, 12, 13, 14, 15, 16, 17, 19, 20, 22, 24, 25, 26, 27, 28, 29, 30, 32, 33, 35, 36, 38, 40)
Property_Statuses <- data.frame(Property, Space, Owned_By_Player)
Property_Statuses


Updating_Player_Bank <- function(location, j) {
  if(location == 2 || location == 4 || location == 6 || location == 7 || location == 9 || location == 10 || location == 12 || location == 13 || location == 14 || location == 15 || location == 16 || location == 17 || location == 19 || location == 20 || location == 22 || location == 24 || location == 25 || location == 26 || location == 27 || location == 28 || location == 29 || location == 30 || location == 32 || location == 33 || location == 35 || location == 36 || location == 38 || location == 40){
    location = location
    spot <- which(Property_Statuses$Space == location)
    cost <- which(monopolyBoard$spaces == location)
    owned_by_player <- Property_Statuses$Owned_By_Player[spot]
    The_Players$Player_Bank[owned_by_player] <- The_Players$Player_Bank[owned_by_player] + monopolyBoard$cost[cost]
    The_Players$Player_Bank[owned_by_player]
    The_Players
    
    The_Players$Player_Bank[owned_by_player] <- The_Players$Player_Bank[owned_by_player] + monopolyBoard$rent_0[cost]
    
    The_Players$Player_Bank[j] <- The_Players$Player_Bank[j] - monopolyBoard$rent_0[cost]
    
    return(The_Players)

  }
}

Updating_Player_Bank(12, 3)
## ---- chunk 18
lets_move4 = function(location) {
  dice_roll_1 <- sample(1:6, 1, replace = TRUE)
  dice_roll_2 <- sample(1:6, 1, replace = TRUE)
  
  roll_total <- sum(dice_roll_1, dice_roll_2)
  roll_double <- dice_roll_1 == dice_roll_2
  
    location = location + roll_total
    double3 = "false"
    
    j=2

  if (location <= 40) {
      location = location
      Updating_Player_Bank(location, j)
  } else {
      location = location - 40
      Updating_Player_Bank(location, j)
  }


  if(location == 8 || location == 23 || location == 27) {
    location = Drawing_Chance(location)
    Updating_Player_Bank(location, j)

  }
  
  if(location == 3 || location == 18 || location == 34) {
    location = Drawing_Community_Chest(location)
    Updating_Player_Bank(location, j)

  }


  # first double roll -> roll again
  if (roll_double == TRUE) {
    dice_roll_3 <- sample(1:6, 1, replace = TRUE)
    dice_roll_4 <- sample(1:6, 1, replace = TRUE)
    
    roll_total2 <- sum(dice_roll_3, dice_roll_4)
    roll_double2 <- dice_roll_3 == dice_roll_4
    
    location = location + roll_total2
    double3 = "false"

    
    if (location <= 40) {
      location = location
      Updating_Player_Bank(location, j)
      
    } else {
      location = location - 40
      Updating_Player_Bank(location, j)
    }
    
    
    if(location == 8 || location == 23 || location == 27) {
    location = Drawing_Chance(location)
    Updating_Player_Bank(location, j)
    }
  
  if(location == 3 || location == 18 || location == 34) {
    location = Drawing_Community_Chest(location)
    Updating_Player_Bank(location, j)
    }

    
      # second double roll -> roll again
      if (roll_double2 == TRUE) {
        dice_roll_5 <- sample(1:6, 1, replace = TRUE)
        dice_roll_6 <- sample(1:6, 1, replace = TRUE)
    
        roll_total3 <- sum(dice_roll_5, dice_roll_6)
        roll_double3 <- dice_roll_5 == dice_roll_6
    
        location = location + roll_total3
        double3 = "false"
        
        if (location <= 40) {
          location = location
          Updating_Player_Bank(location, j)
        } else {
          location = location - 40
          Updating_Player_Bank(location, j)
        }
        
        if(location == 8 || location == 23 || location == 27) {
          location = Drawing_Chance(location)
          Updating_Player_Bank(location, j)
        }
  
        if(location == 3 || location == 18 || location == 34) {
          location = Drawing_Community_Chest(location)
          Updating_Player_Bank(location, j)
         
        }

        
        # third double roll -> go to jail
          if (roll_double3 == TRUE) {
            location = monopolyBoard$spaces[monopolyBoard$name == "Jail"]
            double3 = "true"
          }
      }
  }  
   
  location = location 
  
  listdata <- (list(location, double3))
  return(listdata)
  return(Updating_Player_Bank(location, j))
  
}

lets_move4(12)
lets_move4(Updating_Player_Bank())
## ---- chunk 19

lets_play4 = function(turns, players) {
  
  location_data <- as.data.frame(matrix(nrow = turns, ncol = players))
  double3data <- as.data.frame(matrix(nrow = turns, ncol = players))
  
    colnames(location_data) <- who_goes_first2(players)[[2]]
  
    location = 1
    location_data[1,] <- location
    double3 = 0
  
    for (i in 2:turns) {
      
        for (j in 1:players) {
          
        location = lets_move4(location_data[i-1,j])[[1]]
        location_data[i,j] <- as.integer(location)
        double3data[i,j] <- lets_move4(double3)[[2]]
        print(j)
        
      # deals with landing in jail from "go to jail" space and staying there for next 3 turns
      if (31 %in% location_data[i-1,j]) { # if you land on 31 (go to jail), next location is in jail (space 11)
        location <- 11
        location_data[i,j] <- as.integer(location)
      } else if (11 %in% location_data[i-1,j] & 31 %in% location_data[i-2,j]) {
        location <- 11
        location_data[i,j] <- as.integer(location)
      } else if (11 %in% location_data[i-2,j] & 31 %in% location_data[i-3,j]) {
        location <- 11
        location_data[i,j] <- as.integer(location)
      }
        
      # landing in jail from 3x double roll and staying there for next 3 turns
      if (11 %in% location_data[i,j] & "true" %in% double3data[i-1,j]) { # "true" means player double rolled 3x -> jail
        location <- 11
        location_data[i,j] <- as.integer(location)
      } else if (11 %in% location_data[i-1,j] & "true" %in% double3data[i-2,j]) { # 
        location <- 11
        location_data[i,j] <- as.integer(location)
      } else if (11 %in% location_data[i-2,j] & "true" %in% double3data[i-3,j]) {
        location <- 11
        location_data[i,j] <- as.integer(location)
      }
        
    }
    }
    
  print(location_data)
  print(double3data)
  print(The_Players)
    
  # creates density plot of frequency of landing on each space for each player
  plot(density(location_data[,1]), xlim = c(0,40), col = "black")
  plot(location_data[,1], xlim= c(0,40), col="black", type="h", xlab="Spaces", ylab="Frequency", main="Frequency of Landing on Each Space for Each Player")
  
  colors <- c("red", "blue", "green")
  
  for (k in 2:players) {
    lines(density(location_data[,k]), col = colors[k-1]) # adds a density line for each player after the first
  }
  
  # creates density plot for total frequency landing on each space (all players spaces included)
  all_spaces <- as.vector(as.matrix(location_data))
  plot(density(all_spaces), xlim = c(0,40), col = "black")

}

lets_play4(10, 4)
